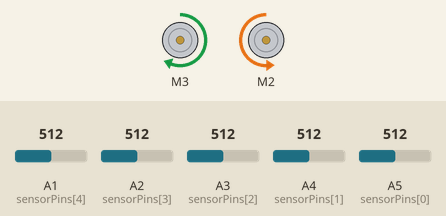
This sketch was run on a simulated Arduino Uno, built with avr-gcc and run on an emulated ATmega328P. On the bench: 2 × DC motor (green arrow = forward, orange = backward, longer = faster). Inputs (shaded band) come from the test bench; at power-on: A1 (sensorPins[4]) = 512, A2 (sensorPins[3]) = 512, A4 (sensorPins[1]) = 512, A5 (sensorPins[0]) = 512, A3 (sensorPins[2]) = 512. What the sketch prints to the serial monitor is not drawn.

Above: at 1.2 s.
1.3 s: A1 (sensorPins[4]) set to 992
At 1.53 s:
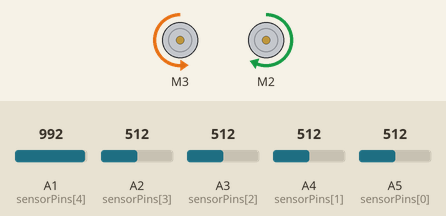
4.3 s: A2 (sensorPins[3]) set to 716
At 4.66 s:
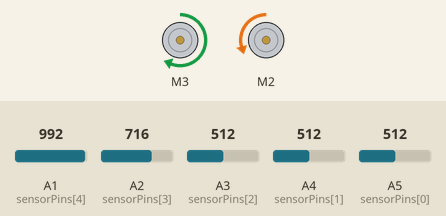
7.3 s: A4 (sensorPins[1]) set to 992
At 7.86 s:
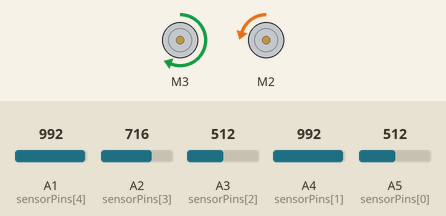
10.3 s: A5 (sensorPins[0]) set to 482
12.1 s: A5 (sensorPins[0]) set to 452
14.9 s: A2 (sensorPins[3]) set to 992
At 15.24 s:
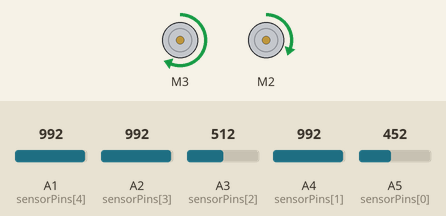
Timing chart, 0 to 21.0 s (numbered marks = the images above; inputs shaded):
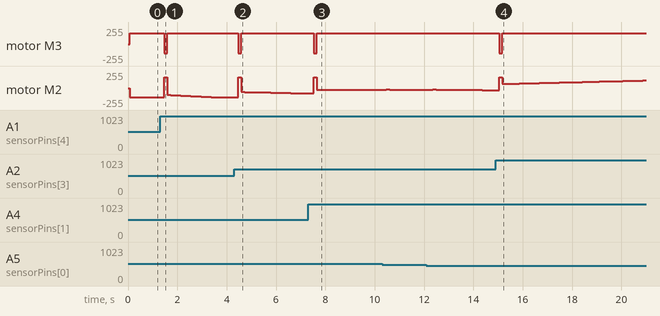

Measured:
- after the input at 1.3 s, motor M3: forward 160/255 → backward 140/255 after 0.16 s, → forward 160/255 0.14 s later; motor M2: backward 140/255 → forward 160/255 after 0.16 s, → backward 104/255 0.14 s later, → backward 106/255 0.14 s later, → backward 108/255 0.14 s later, … (17 changes in this stretch)
- after the input at 4.3 s, motor M3: forward 160/255 → backward 140/255 after 0.16 s, → forward 160/255 0.13 s later; motor M2: backward 140/255 → forward 160/255 after 0.16 s, → backward 59/255 0.13 s later, → backward 60/255 0.13 s later, → backward 61/255 0.13 s later, … (22 changes in this stretch)
- after the input at 7.3 s, motor M3: forward 160/255 → backward 140/255 after 0.23 s, → forward 160/255 0.13 s later
- after the input at 14.9 s, motor M3: forward 160/255 → backward 140/255 after 0.14 s, → forward 160/255 0.14 s later

The sketch:

sketch_jun9a.ino
```cpp
#include <AFMotor.h>

// Khai báo đối tượng AF_DCMotor cho các động cơ
AF_DCMotor leftMotor(3);
AF_DCMotor rightMotor(2);

// Khai báo chân đầu vào cho các cảm biến
const int sensorPins[] = {A5, A4, A3, A2, A1};

// Khai báo các hằng số PID
float Kp = 0.04;
float Ki = 0.0006;
float Kd = 0.7;

// Khai báo biến lưu trữ giá trị cảm biến
int sensorValues[5];

// Khai báo biến PID
double lastError = 0;
double error = 0;
double I = 0;
double D = 0;


// Đặt tốc độ mặc định cho các động cơ
const int motorSpeed = 150;

void setup() {
  // Khởi động thư viện AFMotor
  Serial.begin(9600);

  // Đặt tốc độ mặc định cho các động cơ
  leftMotor.setSpeed(motorSpeed);
  rightMotor.setSpeed(motorSpeed);

  // Khai báo chân đầu vào cho các cảm biến
  for (int i = 0; i < 5; i++) {
    pinMode(sensorPins[i], INPUT);
  }
}

void loop() {
  // Đọc giá trị từ các cảm biến
  for (int i = 0; i < 5; i++) {
    sensorValues[i] = analogRead(sensorPins[i]);
  }
  Serial.print(sensorValues[0]);
  Serial.print("    |    ");
  Serial.print(sensorValues[1]);
  Serial.print("    |    ");
  Serial.print(sensorValues[2]);
  Serial.print("    |    ");
  Serial.print(sensorValues[3]);
  Serial.print("    |    ");
  Serial.print(sensorValues[4]);


  // Tính toán giá trị error dựa trên giá trị đọc từ cảm biến
  double sobichia = (sensorValues[0] * 0 + sensorValues[1] * 10 + sensorValues[3] * 30 + sensorValues[4] * 40);
  Serial.print("    |    ");
  Serial.print(sobichia);
  error =  2 - ( sobichia/ (sensorValues[0] + sensorValues[1] + sensorValues[3] + sensorValues[4]));

  Serial.print("    |    ");
  Serial.print(error);
  // Tính toán các thành phần PID

  D = error - lastError;
  I = error + I;
  lastError = error;
  // float D = lastError - error;


  // Tính toán giá trị điều khiển PID
  float pidOutput = Kp * error + Ki * I + Kd * D;
  Serial.print("    |    ");
  Serial.print(pidOutput);


  // Điều chỉnh hướng di chuyển dựa trên giá trị điều khiển PID
  // Định nghĩa tolerance
  // float tolerance = 0.1;

  // if (abs(pidOutput) < tolerance) {
  //     // Điều khiển robot di chuyển thẳng
  //     leftMotor.run(FORWARD);
  //     rightMotor.run(FORWARD);
  // }
  //  if (pidOutput > 0) {
  //     // Điều khiển robot di chuyển về phía trái
  //     Serial.print("re trai");
  //     leftMotor.run(BACKWARD);
  //     rightMotor.run(FORWARD);
  // } else {
  //     // Điều khiển robot di chuyển về phía phải
  //     Serial.print("re phai");
  //     leftMotor.run(FORWARD);
  //     rightMotor.run(BACKWARD);
  // }


  // Điều chỉnh tốc độ động cơ dựa trên giá trị tuyệt đối của điều khiển PID
  int motorSpeedAdjustment = abs(pidOutput);
  // leftMotor.setSpeed(motorSpeed - motorSpeedAdjustment);
  // rightMotor.setSpeed(motorSpeed + motorSpeedAdjustment);
  // pid > 0 re phai
  // pid < 0 re trai

  int motorA = motorSpeed + pidOutput * 1000 ;
  int motorB = motorSpeed - pidOutput * 1000;
  Serial.print("    |    ");
  Serial.print(motorSpeedAdjustment);
  Serial.print("    |    ");
  Serial.print(motorA);
  Serial.print("    |    ");
  Serial.print(motorB);
  Serial.println();

  if(motorA > 160){
    motorA = 160;
  }
  if(motorB > 160){
    motorB = 160;
  }
  if(motorA < -140){
    motorA = -140;
  }
  if(motorB < -140){
    motorB = -140;
  }
  forwardMovement(motorA,motorB);


}
// void fowark_movement(int speedA, int speedB){
//   if(speedA < 0){
//     speedA = 0 - speedA;
//     digitalWrite(4, HIGH);
//   }
//   else{
//     digitalWrite(4, LOW);
//   }
//   if(speedB < 0){
//     speedB = 0 - speedB;
//     digitalWrite(5, HIGH);
//   }
//   else{
//     digitalWrite(5, LOW);
//   }
//   analogWrite(1, speedA);
// }
void forwardMovement(int speedA, int speedB) {
  if (speedA < 0) {
    speedA = -speedA;
    leftMotor.setSpeed(speedA);
    leftMotor.run(BACKWARD);

  } else {
    leftMotor.setSpeed(speedA);
    leftMotor.run(FORWARD);
  }

  if (speedB < 0) {
    speedB = -speedB;
    rightMotor.setSpeed(speedB);
    rightMotor.run(BACKWARD);
  } else {
    rightMotor.setSpeed(speedB);
    rightMotor.run(FORWARD);
  }
}
```
